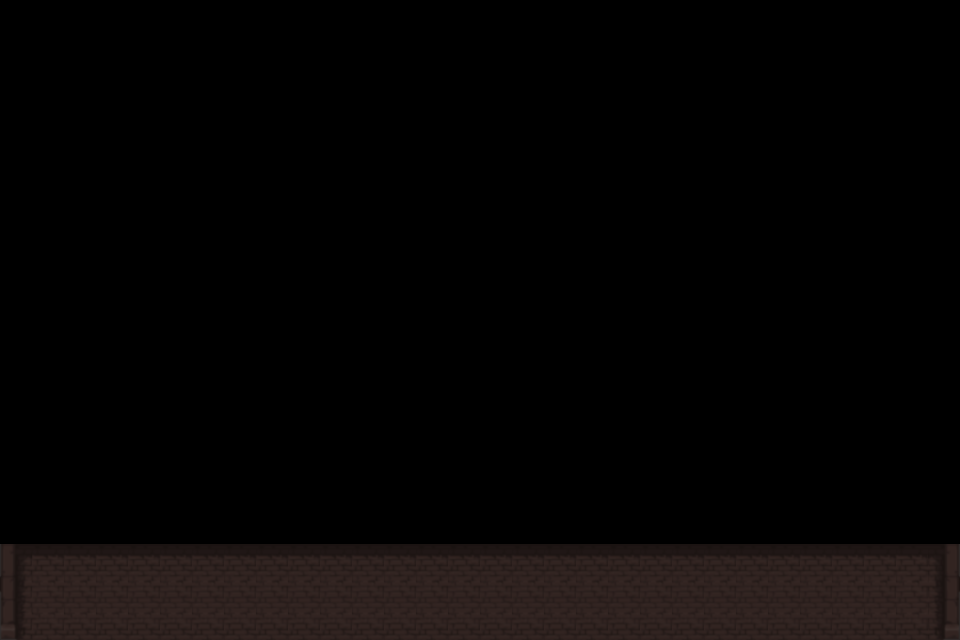

Below is a game level as drawn by its tile map, then a one-line description and the .tmx file that defines it, in full:
An orthogonal 30x20 tile map with 32x32 px tiles, 1 tile layer (tiledLayer).

<map version="1.4" tiledversion="1.4.2" orientation="orthogonal" renderorder="right-down" width="30" height="20" tilewidth="32" tileheight="32" infinite="0" nextlayerid="2" nextobjectid="1">
 <tileset firstgid="1" source="floortiles.tsx" />
 <layer id="1" name="tiledLayer" width="30" height="20">
  <data encoding="csv">
0,0,0,0,0,0,0,0,0,0,0,0,0,0,0,0,0,0,0,0,0,0,0,0,0,0,0,0,0,0,
0,0,0,0,0,0,0,0,0,0,0,0,0,0,0,0,0,0,0,0,0,0,0,0,0,0,0,0,0,0,
0,0,0,0,0,0,0,0,0,0,0,0,0,0,0,0,0,0,0,0,0,0,0,0,0,0,0,0,0,0,
0,0,0,0,0,0,0,0,0,0,0,0,0,0,0,0,0,0,0,0,0,0,0,0,0,0,0,0,0,0,
0,0,0,0,0,0,0,0,0,0,0,0,0,0,0,0,0,0,0,0,0,0,0,0,0,0,0,0,0,0,
0,0,0,0,0,0,0,0,0,0,0,0,0,0,0,0,0,0,0,0,0,0,0,0,0,0,0,0,0,0,
0,0,0,0,0,0,0,0,0,0,0,0,0,0,0,0,0,0,0,0,0,0,0,0,0,0,0,0,0,0,
0,0,0,0,0,0,0,0,0,0,0,0,0,0,0,0,0,0,0,0,0,0,0,0,0,0,0,0,0,0,
0,0,0,0,0,0,0,0,0,0,0,0,0,0,0,0,0,0,0,0,0,0,0,0,0,0,0,0,0,0,
0,0,0,0,0,0,0,0,0,0,0,0,0,0,0,0,0,0,0,0,0,0,0,0,0,0,0,0,0,0,
0,0,0,0,0,0,0,0,0,0,0,0,0,0,0,0,0,0,0,0,0,0,0,0,0,0,0,0,0,0,
0,0,0,0,0,0,0,0,0,0,0,0,0,0,0,0,0,0,0,0,0,0,0,0,0,0,0,0,0,0,
0,0,0,0,0,0,0,0,0,0,0,0,0,0,0,0,0,0,0,0,0,0,0,0,0,0,0,0,0,0,
0,0,0,0,0,0,0,0,0,0,0,0,0,0,0,0,0,0,0,0,0,0,0,0,0,0,0,0,0,0,
0,0,0,0,0,0,0,0,0,0,0,0,0,0,0,0,0,0,0,0,0,0,0,0,0,0,0,0,0,0,
0,0,0,0,0,0,0,0,0,0,0,0,0,0,0,0,0,0,0,0,0,0,0,0,0,0,0,0,0,0,
0,0,0,0,0,0,0,0,0,0,0,0,0,0,0,0,0,0,0,0,0,0,0,0,0,0,0,0,0,0,
2147484266,616,616,616,616,616,616,616,616,616,616,616,616,616,616,616,616,616,616,616,616,616,616,616,616,616,616,616,616,618,
2147484298,648,648,648,648,648,648,648,648,648,648,648,648,648,648,648,648,648,648,648,648,648,648,648,648,648,648,648,648,650,
2147484330,680,680,680,680,680,680,680,680,680,680,680,680,680,680,680,680,680,680,680,680,680,680,680,680,680,680,680,680,682
</data>
 </layer>
</map>
